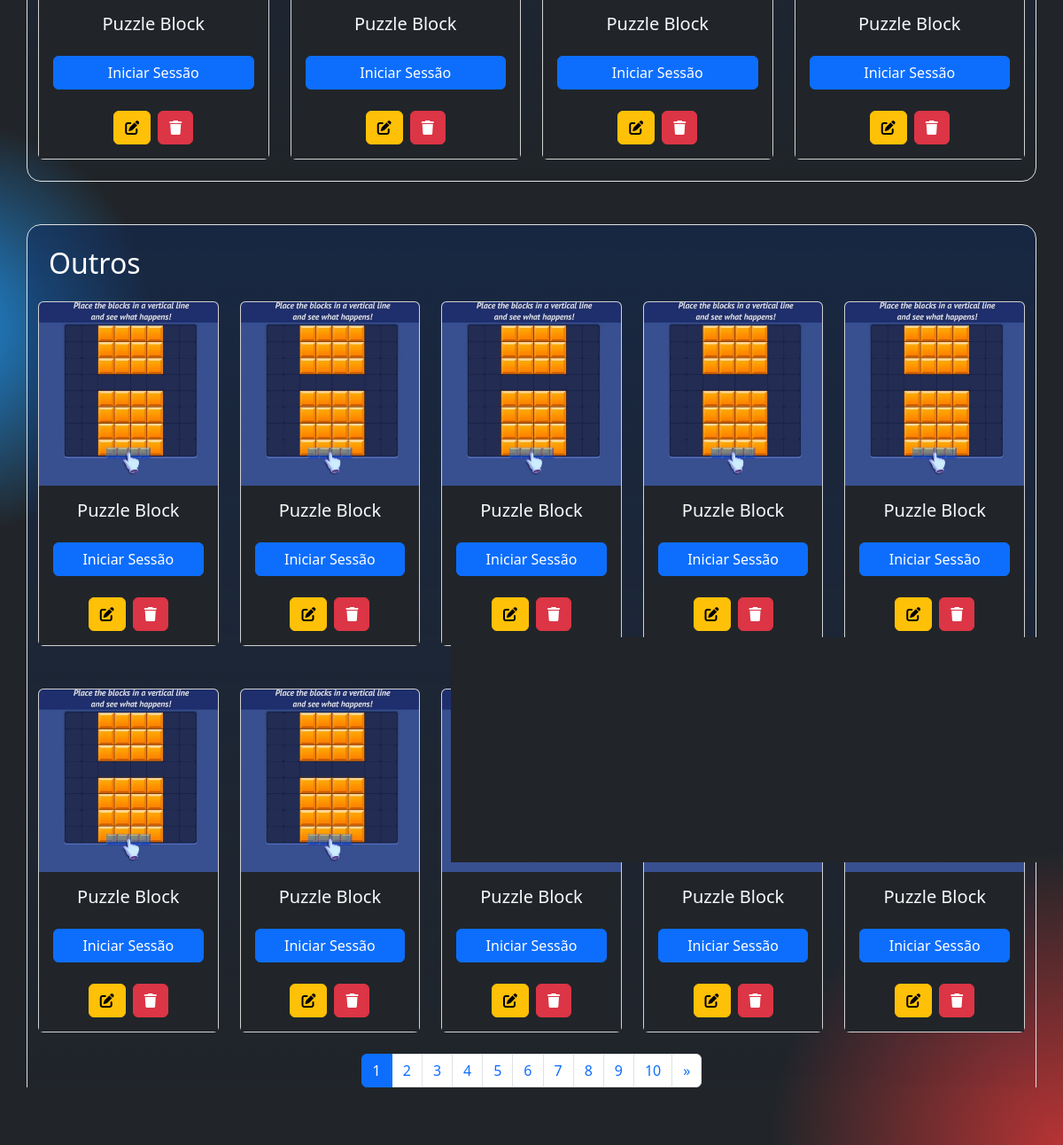
Page /jogos/ (signed in, lower part) on the earlier database version.
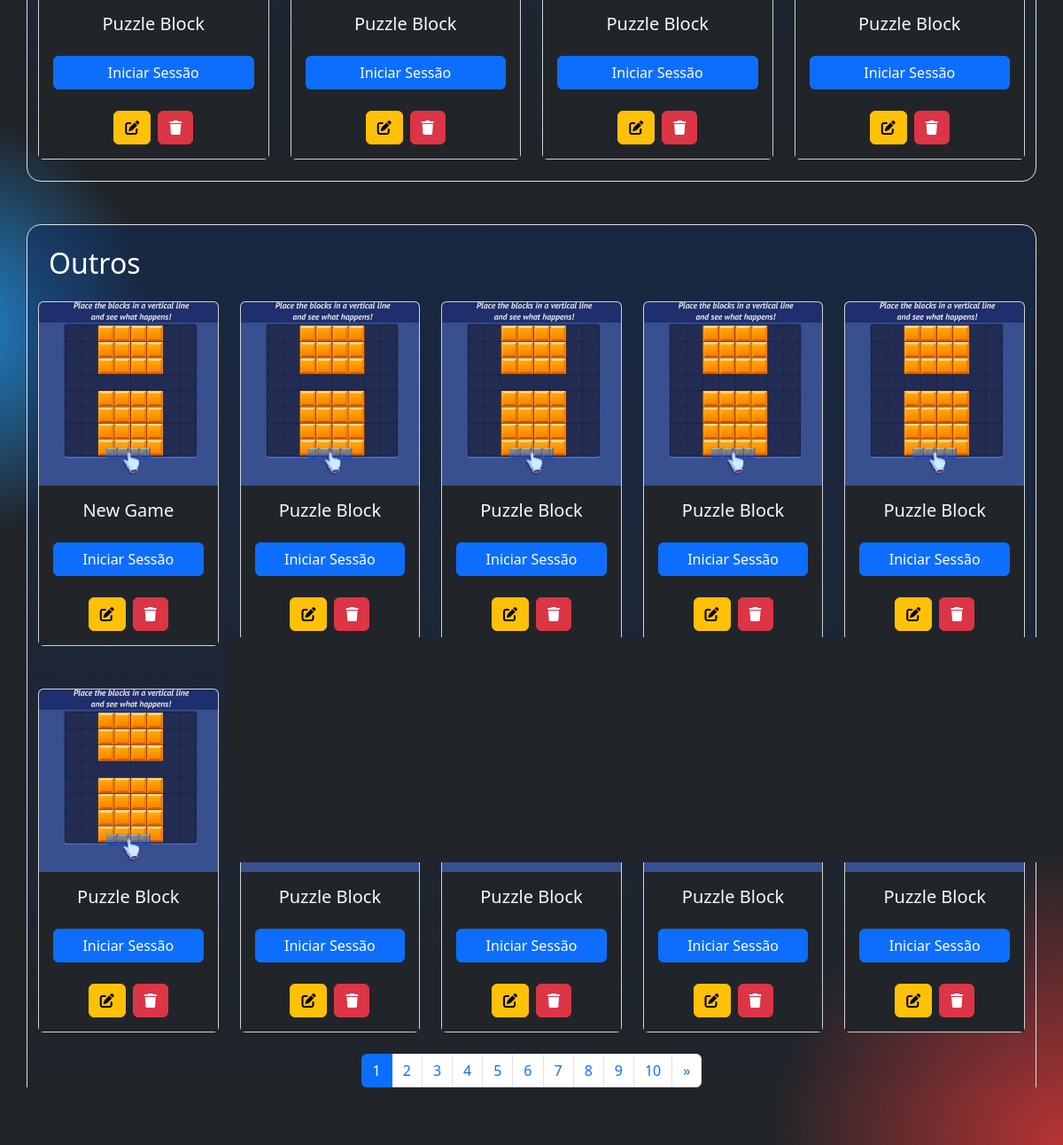
Same page on the later database version.
### jogos/models.py (models this page shows, shortened)
class Jogo(models.Model):
    CATEGORIAS = [
        ("recentes", "Recentes"),
        ("outros", "Outros"),
    ]
    titulo = models.CharField(max_length=100)
    descricao = models.TextField()
    imagem = models.ImageField(upload_to="jogos/")
    url_jogo = models.URLField()
    categoria = models.CharField(max_length=10, choices=CATEGORIAS, default="outros")

### jogos/views.py (the view)
# urls.py: path("jogos/", views.jogos_list, name="jogos"),
@login_required(login_url="login")
def jogos_list(request):
    recentes = Jogo.objects.filter(categoria="recentes").order_by("-id")[:4]
    outros_list = Jogo.objects.filter(categoria="outros").order_by("-id")
    q = request.GET.get('q', '').strip()
    term = " ".join(q.split())
    if q != "":
        outros_list = outros_list.filter(
            Q(titulo__icontains=term)
        )
    paginator = Paginator(outros_list, 10)  # Show 8 items per page
    page_number = request.GET.get('page', 1)
    outros = paginator.get_page(page_number)
    jogos_page = True
    context = {
        "recentes": recentes,
        "outros": outros,
        "paginator": paginator,
        "jogos_page": jogos_page
    }
    return render(request, "pages/jogos.html", context)

### jogos/templates/pages/jogos.html (shortened to what this page needs)
{% extends 'base.html' %}
{% block permissions %}
  {% load permission_tags %}
{% endblock permissions %}
{% block content %}
    <div class="container mt-5 recents rounded-4 p-4 border">
        <div class="row g-4" style="display: grid; grid-template-columns: repeat(auto-fit, minmax(200px, 1fr)); gap: 1.5rem;">
            {% for jogo in recentes %}
            <div class="card p-0 z-index-1 card-jogo">
                <div class="card-body bg-dark text-center">
                    <h5 class="card-title text-light mb-4">{{ jogo.titulo }}</h5>
                    <a href="{% url 'acessar_jogo' id=jogo.id %}" class="btn btn-primary w-100">Iniciar Sessão</a>
                    {% if user|has_role:'Admin' %}
                    <div class="d-flex justify-content-center
                    gap-2 mt-4">
                        {% if user|has_role:'Admin' %}
                        <a href="{% url 'editar_jogo' jogo.id %}" class="btn btn-warning">
                          <i class="fas fa-edit"></i>
                        </a>
                        <button type="button" class="btn btn-danger" data-bs-toggle="modal" data-bs-target="#confirmDeleteModal-{{ jogo.id }}">
                            <i class="fas fa-trash"></i>
                        </button>
                      </div>
                      {% endif %}
                      {% endif %}
                </div>
            </div>
            {% endfor %}
        </div>
    </div>
    <div class="container mt-5 recents rounded-4 p-4 border  mb-4">
        <h1 class="mb-4 fs-2 ms-0">Outros</h1>
        <div class="row g-4" style="display: grid; grid-template-columns: repeat(auto-fit, minmax(200px, 1fr)); gap: 1.5rem;">
            {% for jogo in outros %}
            <div class="card p-0 mw-30">
                <img src="{{ jogo.imagem.url }}" class="card-img-top" alt="{{ jogo.titulo }}">
                <div class="card-body bg-dark text-center">
                    <h5 class="card-title text-light mb-4">{{ jogo.titulo }}</h5>
                    <a href="{% url 'acessar_jogo' id=jogo.id %}" class="btn btn-primary w-100">Iniciar Sessão</a>
                    {% if user|has_role:'Admin' %}
                    <div class="d-flex justify-content-center gap-2 mt-4">
                        <a href="{% url 'editar_jogo' jogo.id %}" class="btn btn-warning">
                          <i class="fas fa-edit"></i>
                        </a>
                        <button type="button" class="btn btn-danger" data-bs-toggle="modal" data-bs-target="#confirmDeleteModal-{{ jogo.id }}">
                            <i class="fas fa-trash"></i>
                        </button>
                      </div>
                      {% endif %}
                </div>
            </div>
            {% endfor %}
        </div>
        {% if outros.has_other_pages %}
        <nav aria-label="Page navigation" class="mt-4">
            <ul class="pagination justify-content-center">
                {% for page_num in paginator.page_range %}
                    {% if page_num == outros.number %}
                    <li class="page-item active">
                        <span class="page-link">{{ page_num }}</span>
                    </li>
                    {% else %}
                    <li class="page-item">
                        <a class="page-link" href="?page={{ page_num }}">{{ page_num }}</a>
                    </li>
                    {% endif %}
                {% endfor %}
                {% if outros.has_next %}
                <li class="page-item">
                    <a class="page-link" href="?page={{ outros.next_page_number }}" aria-label="Next">
                        <span aria-hidden="true">&raquo;</span>
                    </a>
                </li>
                {% endif %}
            </ul>
        </nav>
        {% endif %}
    </div>
{% endblock content %}

Differences in the rows shown:
no longer on this page (row unchanged): Jogo: imagem (picture), titulo "Puzzle Block", shown under "Outros"
added Jogo: imagem (picture), titulo "New Game", shown under "Outros"
